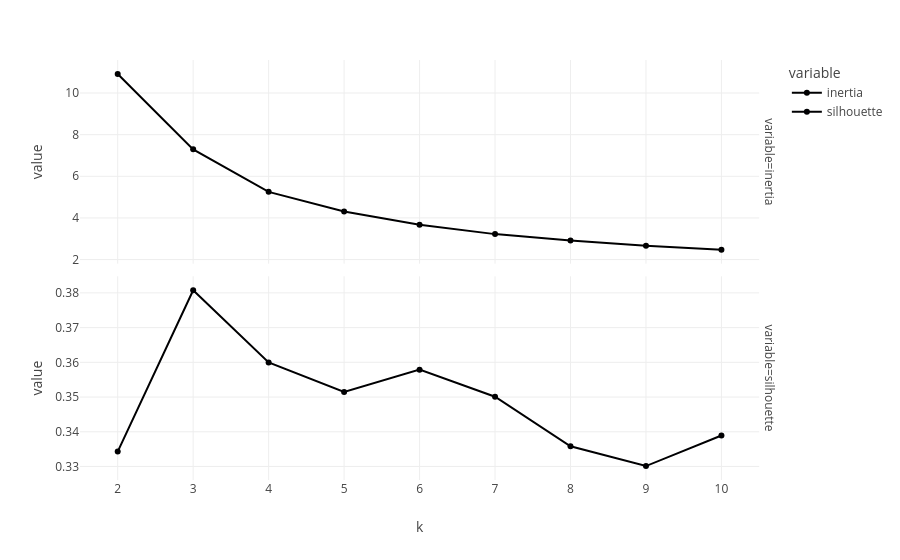

The notebook cell saved with this chart:
### Code cell
from sklearn.cluster import KMeans
from sklearn.metrics import silhouette_score
import plotly.express as px

rows = []
for k in range(2, 11):
    km = KMeans(n_clusters=k, n_init=10, random_state=42).fit(Xm)
    rows.append({"k": k, "inertia": km.inertia_, "silhouette": silhouette_score(Xm, km.labels_)})
scores = pd.DataFrame(rows)
px.line(scores, x="k", y=["inertia", "silhouette"], markers=True, facet_row="variable").update_yaxes(matches=None)

### Figure 1 — Plotly figure (JSON) as saved in the notebook; plotly's stock layout.template omitted (floating-point values rounded to 4 significant figures)
{"data": [{"hovertemplate": "variable=inertia<br>k=%{x}<br>value=%{y}<extra></extra>", "legendgroup": "inertia", "line": {"color": "#000001", "dash": "solid"}, "marker": {"symbol": "circle"}, "mode": "lines+markers", "name": "inertia", "orientation": "v", "showlegend": true, "x": [2, 3, 4, 5, 6, 7, 8, 9, 10], "xaxis": "x2", "y": [10.92, 7.294, 5.253, 4.312, 3.669, 3.222, 2.915, 2.667, 2.471], "yaxis": "y2", "type": "scatter"}, {"hovertemplate": "variable=silhouette<br>k=%{x}<br>value=%{y}<extra></extra>", "legendgroup": "silhouette", "line": {"color": "#000002", "dash": "solid"}, "marker": {"symbol": "circle"}, "mode": "lines+markers", "name": "silhouette", "orientation": "v", "showlegend": true, "x": [2, 3, 4, 5, 6, 7, 8, 9, 10], "xaxis": "x", "y": [0.3343, 0.3808, 0.3599, 0.3515, 0.3579, 0.3501, 0.3358, 0.3301, 0.3389], "yaxis": "y", "type": "scatter"}], "layout": {"xaxis": {"anchor": "y", "domain": [0.0, 0.98], "title": {"text": "k"}}, "yaxis": {"anchor": "x", "domain": [0.0, 0.485], "title": {"text": "value"}}, "xaxis2": {"anchor": "y2", "domain": [0.0, 0.98], "matches": "x", "showticklabels": false}, "yaxis2": {"anchor": "x2", "domain": [0.515, 1.0], "title": {"text": "value"}}, "annotations": [{"font": {}, "showarrow": false, "text": "variable=silhouette", "textangle": 90, "x": 0.98, "xanchor": "left", "xref": "paper", "y": 0.2425, "yanchor": "middle", "yref": "paper"}, {"font": {}, "showarrow": false, "text": "variable=inertia", "textangle": 90, "x": 0.98, "xanchor": "left", "xref": "paper", "y": 0.7575, "yanchor": "middle", "yref": "paper"}], "legend": {"title": {"text": "variable"}, "tracegroupgap": 0}, "margin": {"t": 60}}}
